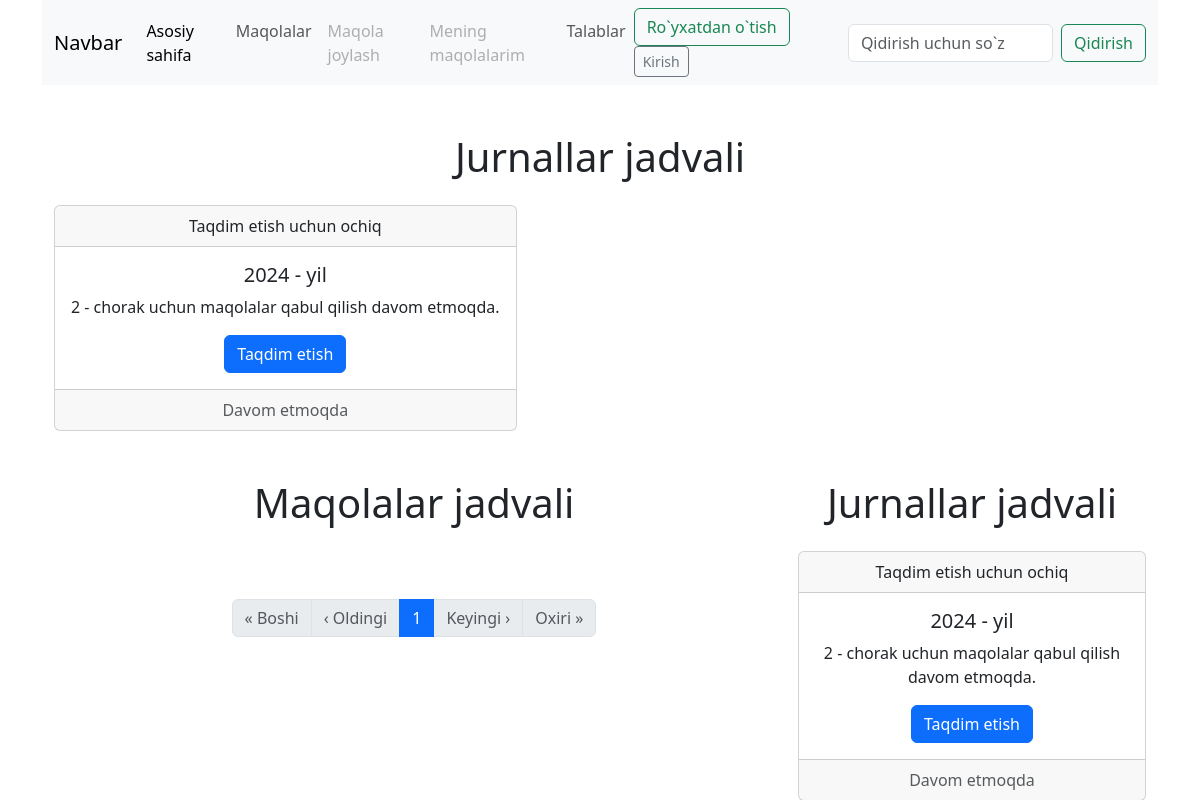
Page /?page=122 on the earlier database version.
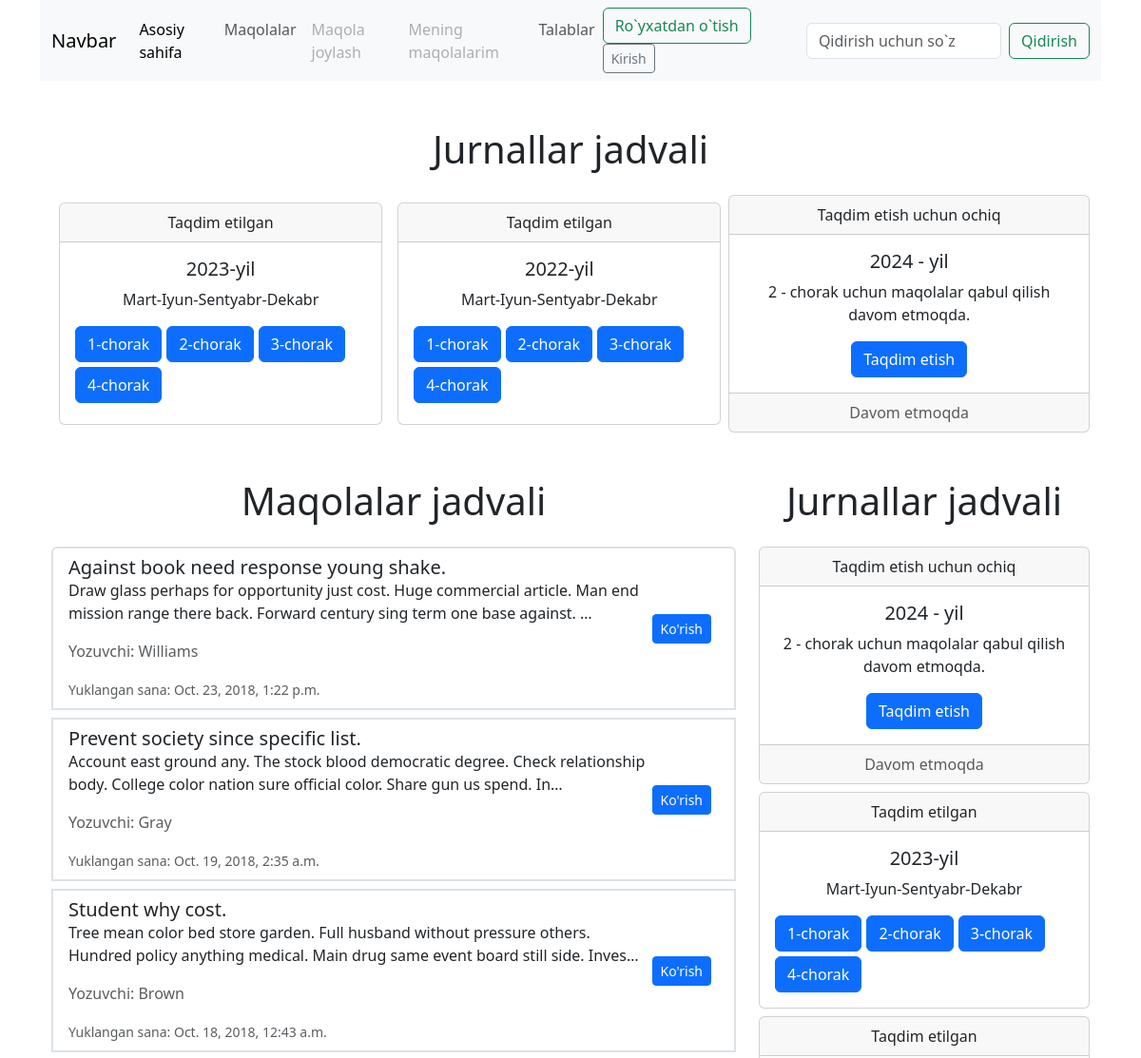
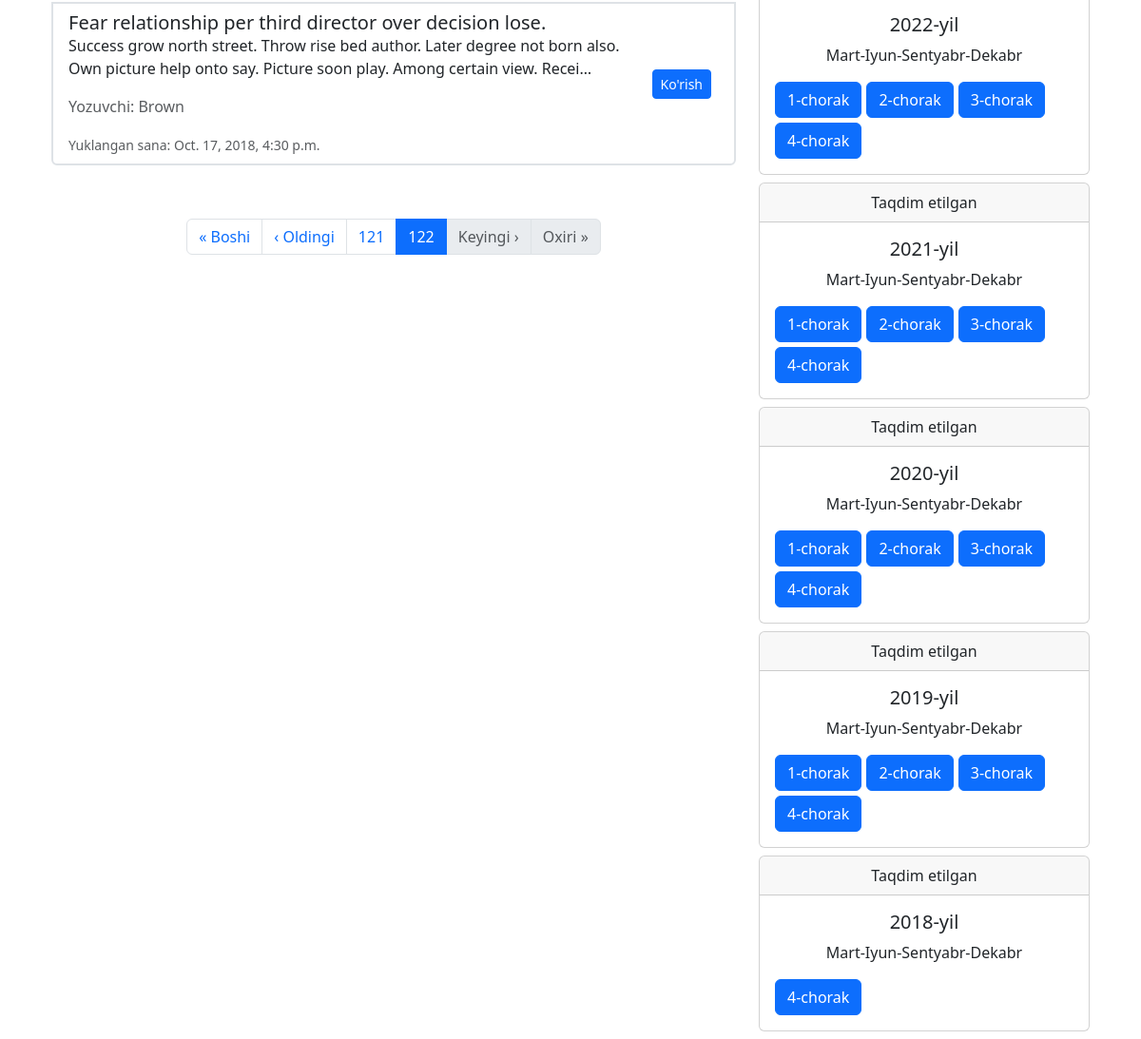
Same page on the later database version (2 pictures, top to bottom).
### articles/models.py (models this page shows, shortened)
class Article(models.Model):
    user = models.ForeignKey(User, on_delete=models.CASCADE)
    title = models.CharField(max_length=255)
    description = models.TextField()
    reason = models.TextField(default="Kiritilmagan")
    file_url = models.FileField(upload_to='article_files/')
    status = models.IntegerField(default=0)
    created_at = models.DateTimeField(auto_now_add=True)
    updated_at = models.DateTimeField(auto_now=True)

### accounts/models.py (models this page shows, shortened)
class User(AbstractUser):
    firstname = models.CharField(max_length=100)
    lastname = models.CharField(max_length=100)
    email = models.EmailField()
    institution = models.CharField(max_length=250)
    city = models.CharField(max_length=250)
    country = models.CharField(max_length=250)
    academic_degree = models.CharField(max_length=255)

### pages/views.py (the view, shortened to what this page needs)
# urls.py: 2. Add a URL to urlpatterns:  path('', views.home, name='home')
def home(request):
    query = request.GET.get('q')
    search_year = request.GET.get('search_year')
    search_issue = request.GET.get('search_issue')
    last_quarter_start, last_quarter_end = get_last_quarter_dates()
    if query:
        articles = Article.objects.filter(
            status=1
        ).filter(
            Q(title__icontains=query) |
            Q(description__icontains=query)
        ).filter(
            created_at__lt=last_quarter_start  # Exclude articles from last quarter
        ).order_by('-created_at')
    else:
        articles = Article.objects.filter(status=1).all().filter(
            created_at__lt=last_quarter_start  # Exclude articles from last quarter
        ).order_by('-created_at')
    if search_year:
        articles = articles.filter(created_at__year=search_year)
    paginator = Paginator(articles, 14)  # 14 articles per page
    page = request.GET.get('page')
    try:
        articles = paginator.page(page)
    except PageNotAnInteger:
        articles = paginator.page(1)
    except EmptyPage:
        articles = paginator.page(paginator.num_pages)
    articles_years = Article.objects.filter(status=1).all().filter(
            created_at__lt=last_quarter_start  # Exclude articles from last quarter
        ).values_list('created_at__year')
    articles_months = Article.objects.filter(status=1).all().filter(
            created_at__lt=last_quarter_start  # Exclude articles from last quarter
        ).values_list('created_at__year', 'created_at__month')
    issues_years = {i[0]: set() for i in articles_years}
    for year, month in articles_months:
        if month < 4:
            issues_years[year].add(1)
        elif month < 7:
            issues_years[year].add(2)
        elif month < 10:
            issues_years[year].add(3)
        else:
            issues_years[year].add(4)
    issues_years = dict(sorted(issues_years.items(), reverse=True))
    now_year = datetime.now().year
    now_month = datetime.now().month
    if now_month < 4:
        now_issue = 1
    elif now_month < 7:
        now_issue = 2
    elif now_month < 10:
        now_issue = 3
    else:
        now_issue = 4
    issues_head = dict(list(issues_years.items())[:2])
    return render(request, 'user/pages/home.html', {'articles': articles, 'issues': issues_years, 'now_year': now_year, "now_issue": now_issue, "query": query, "issues_head": issues_head})

### articles/additional_functions.py (called while the page is built)
def get_last_quarter_dates():
    today = timezone.now()
    quarter = (today.month - 1) // 3 + 1
    last_quarter_start = datetime(today.year, ((quarter - 2) % 4) * 3 + 1, 1)
    last_quarter_end = last_quarter_start.replace(month=last_quarter_start.month + 3) - timedelta(days=1)
    return last_quarter_start, last_quarter_end

### templates/user/pages/home.html (shortened to what this page needs)
{% extends 'user/master.html' %}
{% block content %}
<div class="container">
        <h1 class="text-center mt-5 mb-4">Jurnallar jadvali</h1>
    <div class="d-flex">
        {% for year, months in issues_head.items %}
            <div class="card text-center m-2">
                <div class="card-header">
                    Taqdim etilgan
                </div>
                <div class="card-body">
                    <h5 class="card-title">{{ year }}-yil</h5>
                    <p class="card-text">Mart-Iyun-Sentyabr-Dekabr</p>
                    <div class="d-flex align-items-center" style="column-gap: 5px; row-gap: 5px; flex-wrap: wrap">
                        {% for month in months %}
                            <a href="{% url 'list_article' %}?search_year={{ year }}&search_issue={{ month }}" class="btn btn-primary text-nowrap">{{ month }}-chorak</a>
                        {% endfor %}
                    </div>
                </div>
            </div>
        {% endfor %}
        <div class="card text-center">
            <div class="card-header">
                Taqdim etish uchun ochiq
            </div>
            <div class="card-body">
                <h5 class="card-title">{{ now_year}} - yil</h5>
                <p class="card-text">{{ now_issue }} - chorak uchun maqolalar qabul qilish davom etmoqda.</p>
                <a href="{% url 'create_article' %}" class="btn btn-primary">Taqdim etish</a>
            </div>
            <div class="card-footer text-body-secondary">
                Davom etmoqda
            </div>
        </div>
    </div>
    <div class="row">
        <div class="col-md-8">
            <h1 class="text-center mt-5 mb-4">Maqolalar jadvali</h1>
            <ul class="list-group">
                {% for article in articles %}
                    <li class="list-group-item mb-2 border-2">
                        <div class="d-flex justify-content-between align-items-center">
                            <div>
                                <h5 class="mb-0">{{ article.title }}</h5>
                                <p>{{ article.description|truncatechars:150 }}</p>
                                <p class="text-muted">Yozuvchi: {{ article.user.lastname }}</p>
                                <small class="text-muted">Yuklangan sana: {{ article.created_at }}</small>
                          </div>
                        <div>
                            <a href="{% url 'article_detail' article_id=article.id %}" class="btn btn-sm btn-primary me-2">Ko'rish</a>
                        </div>
                        </div>
                    </li>
                {% endfor %}
            </ul>
            <nav aria-label="Page navigation example" class="m-5">
              <ul class="pagination justify-content-center">
                <li class="page-item">
                  <a class="page-link {% if not articles.has_previous %}disabled{% endif %}" href="?page={% if not articles.has_previous %}1{% endif %}"> &laquo; Boshi</a>
                </li>
                <li class="page-item {% if not articles.has_previous %}disabled{% endif %}">
                  <a class="page-link" href="?page={% if articles.has_previous %}{{ articles.previous_page_number }}{% endif %}">&lsaquo; Oldingi</a>
                </li>
                {% for page in articles.paginator.page_range %}
                  {% if page == articles.number %}
                    <li class="page-item active"><a class="page-link" href="?page={{ page }}">{{ page }}</a></li>
                  {% elif page > articles.number|add:'-2' and page < articles.number|add:'2' %}
                    <li class="page-item"><a class="page-link" href="?page={{ page }}">{{ page }}</a></li>
                  {% endif %}
                {% endfor %}
                <li class="page-item {% if not articles.has_next %}disabled{% endif %}">
                  <a class="page-link" href="?page={% if articles.has_next %}{{ articles.next_page_number }}{% endif %}">Keyingi &rsaquo;</a>
                </li>
                <li class="page-item {% if not articles.has_next %}disabled{% endif %}">
                  <a class="page-link" href="?page={{ articles.paginator.num_pages }}">Oxiri &raquo;</a>
                </li>
              </ul>
            </nav>
        </div>
        <div class="col-md-4">
            <h1 class="text-center mt-5 mb-4">Jurnallar jadvali</h1>
            <div class="card text-center">
              <div class="card-header">
                Taqdim etish uchun ochiq
              </div>
              <div class="card-body">
                <h5 class="card-title">{{ now_year}} - yil</h5>
                <p class="card-text">{{ now_issue }} - chorak uchun maqolalar qabul qilish davom etmoqda.</p>
                <a href="{% url 'create_article' %}" class="btn btn-primary">Taqdim etish</a>
              </div>
              <div class="card-footer text-body-secondary">
                Davom etmoqda
              </div>
            </div>
            {% for year, months in issues.items %}
            <div class="card text-center mt-2 mb-2">
              <div class="card-header">
                Taqdim etilgan
              </div>
              <div class="card-body">
                <h5 class="card-title">{{ year }}-yil</h5>
                <p class="card-text">Mart-Iyun-Sentyabr-Dekabr</p>
                <div class="d-flex align-items-center" style="column-gap: 5px; row-gap: 5px; flex-wrap: wrap">
                  {% for month in months %}
                      <a href="{% url 'list_article' %}?search_year={{ year }}&search_issue={{ month }}" class="btn btn-primary text-nowrap">{{ month }}-chorak</a>
                  {% endfor %}
                </div>
              </div>
            </div>
            {% endfor %}
        </div>
    </div>
</div>
{% endblock content %}

### templates/user/master.html (shortened to what this page needs)
<!doctype html>
{% load static %}
<html lang="uz">
    <head>
        <link href="https://cdn.jsdelivr.net/npm/bootstrap@5.3.3/dist/css/bootstrap.min.css"
              rel="stylesheet"
>
    </head>
    <body>
        <div class="container">
            {% include 'user/layouts/header.html' %}
            {% block content %}
            {% endblock content %}
        </div>
    </body>
</html>

### templates/user/layouts/header.html (shortened to what this page needs)
<nav class="navbar navbar-expand-lg bg-body-tertiary">
  <div class="container-fluid">
    <a class="navbar-brand" href="{% url 'home' %}">Navbar</a>
    <div class="collapse navbar-collapse" id="navbarSupportedContent">
      <ul class="navbar-nav me-auto mb-2 mb-lg-0">
        <li class="nav-item">
          <a class="nav-link active" aria-current="page" href="{% url 'home' %}">Asosiy sahifa</a>
        </li>
        <li class="nav-item">
          <a class="nav-link" href="{% url 'list_article' %}">Maqolalar</a>
        </li>
        <li class="nav-item">
          <a class="nav-link{% if not user.is_authenticated %} disabled {% endif %} " {% if user.is_authenticated %} href="{% url 'create_article' %}" {% else %}aria-disabled="true" {% endif %}>Maqola joylash</a>
        </li>
        <li class="nav-item">
          <a class="nav-link{% if not user.is_authenticated %} disabled {% endif %} " {% if user.is_authenticated %} href="{% url 'my_articles' %}" {% else %}aria-disabled="true" {% endif %}>Mening maqolalarim</a>
        </li>
        <li class="nav-item">
            <a class="nav-link" href="{% url 'list_necessities' %}">Talablar</a>
        </li>
      </ul>
        {% if user.is_authenticated %}
            <a href="{% url 'logout' %}" class="btn btn-outline-danger my-2 btn-sm my-sm-0 m-2">Chiqish</a>
        {% else %}
          <div class="me-4">
            <a class="btn btn-outline-success me-2" href="{% url 'register' %}">Ro`yxatdan o`tish</a>
            <a class="btn btn-sm btn-outline-secondary" href="{% url 'login' %}">Kirish</a>
          </div>
        {% endif %}
      <form class="d-flex" role="search" action="{% url 'search_article' %}">
        <input class="form-control me-2" type="search" name="q" {% if query %}value="{{ query }}"{% endif %} placeholder="Qidirish uchun so`z" aria-label="Search">
        <button class="btn btn-outline-success" type="submit">Qidirish</button>
      </form>
    </div>
  </div>
</nav>

Differences in the rows shown:
added Article: title "Against book need response young shake.", description "Draw glass perhaps for opportunity just cost. Huge commercial article. Man end mission range there back. Forward century sing term one base against. …", user.lastname "Williams", created_at "Oct. 23, 2018, 1:22 p.m."
added Article: title "Prevent society since specific list.", description "Account east ground any. The stock blood democratic degree. Check relationship body. College color nation sure official color. Share gun us spend. In…", user.lastname "Gray", created_at "Oct. 19, 2018, 2:35 a.m."
added Article: title "Student why cost.", description "Tree mean color bed store garden. Full husband without pressure others. Hundred policy anything medical. Main drug same event board still side. Inves…", user.lastname "Brown", created_at "Oct. 18, 2018, 12:43 a.m."
added Article: title "Fear relationship per third director over decision lose.", description "Success grow north street. Throw rise bed author. Later degree not born also. Own picture help onto say. Picture soon play. Among certain view. Recei…", user.lastname "Brown", created_at "Oct. 17, 2018, 4:30 p.m."
Other differences:
new list line: "Taqdim etilgan 2023 -yil Mart-Iyun-Sentyabr-Dekabr 1 -chorak 2 -chorak 3 -chorak 4 -chorak"
new list line: "Taqdim etilgan 2022 -yil Mart-Iyun-Sentyabr-Dekabr 1 -chorak 2 -chorak 3 -chorak 4 -chorak"
new list line: "121"
new list line: "122"
new list line: "Taqdim etilgan 2021 -yil Mart-Iyun-Sentyabr-Dekabr 1 -chorak 2 -chorak 3 -chorak 4 -chorak"
new list line: "Taqdim etilgan 2020 -yil Mart-Iyun-Sentyabr-Dekabr 1 -chorak 2 -chorak 3 -chorak 4 -chorak"
new list line: "Taqdim etilgan 2019 -yil Mart-Iyun-Sentyabr-Dekabr 1 -chorak 2 -chorak 3 -chorak 4 -chorak"
new list line: "Taqdim etilgan 2018 -yil Mart-Iyun-Sentyabr-Dekabr 4 -chorak"
list line gone: "1"
